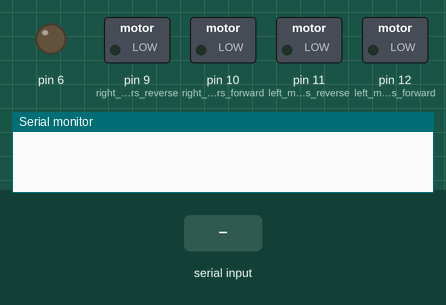
Bench run of a sketch on a simulated Arduino Uno, built with avr-gcc and run on an emulated ATmega328P. On the bench: switched loads named in the sketch (green lamp = pin HIGH), output pins drawn as LEDs (lit = HIGH), the last lines printed to the serial monitor. The inputs (shaded band) are chosen by the test bench.

Above: at 1.2 s.
1.3 s: "F" received over Serial
At 2.3 s:
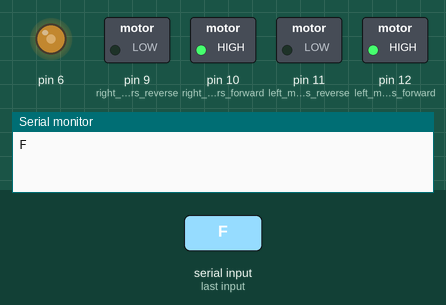
2.9 s: "B" received over Serial
At 3.5 s:
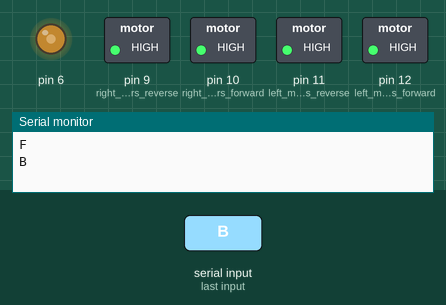
4.5 s: "S" received over Serial
At 5.7 s:
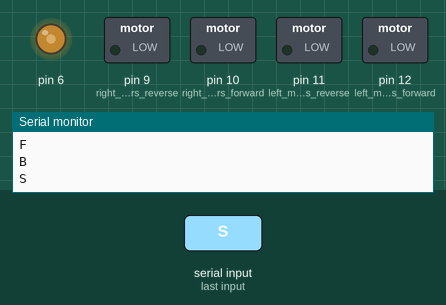
6.0 s: "L" received over Serial
At 7.1 s:
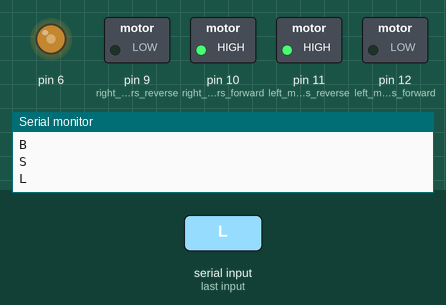
7.5 s: "F" received over Serial
At 8.2 s:
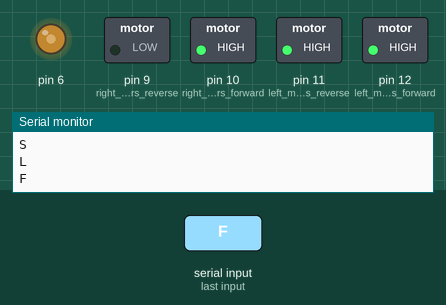
Timing chart, 0 to 10.0 s (numbered marks = the images above; inputs shaded):
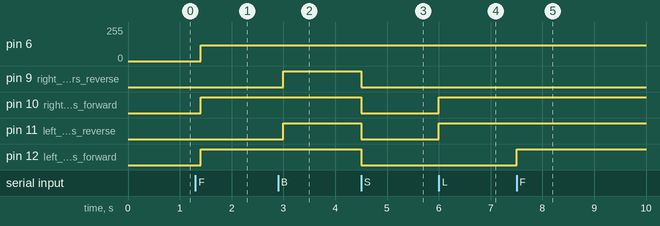

Measured:
- after the input at 1.3 s, pin 6: 0/255 → 120/255 after 0.10 s; pin 10 (right_motors_forward), pin 12 (left_motors_forward): LOW → HIGH after 0.10 s
- after the input at 2.9 s, pin 9 (right_motors_reverse), pin 11 (left_motors_reverse): LOW → HIGH after 0.10 s
- after the input at 4.5 s, pin 9 (right_motors_reverse), pin 10 (right_motors_forward), pin 11 (left_motors_reverse), pin 12 (left_motors_forward): HIGH → LOW at once
- after the input at 6.0 s, pin 10 (right_motors_forward), pin 11 (left_motors_reverse): LOW → HIGH at once
- after the input at 7.5 s, pin 12 (left_motors_forward): LOW → HIGH at once

The sketch:

BTcar.ino
```cpp
char t;
int s =120;
void setup() {
pinMode(12,OUTPUT);   //left motors forward
pinMode(11,OUTPUT);   //left motors reverse
pinMode(10,OUTPUT);   //right motors forward
pinMode(9,OUTPUT);   //right motors reverse
pinMode(6,OUTPUT);

Serial.begin(9600);

}

void loop() {
if(Serial.available()){
  t = Serial.read();
  Serial.println(t);
}

if(t == 'F'){            //move forward(all motors rotate in forward direction)
  digitalWrite(12,HIGH);
  digitalWrite(10,HIGH);
  analogWrite(6,s);
}

else if(t == 'B'){      //move reverse (all motors rotate in reverse direction)
  digitalWrite(11,HIGH);
  digitalWrite(9,HIGH);
  analogWrite(6,s);
}

else if(t == 'L'){      //turn right (left side motors rotate in forward direction, right side motors doesn't rotate)
  digitalWrite(10,HIGH);
  digitalWrite(11,HIGH);
  analogWrite(6,s);
}

else if(t == 'R'){      //turn left (right side motors rotate in forward direction, left side motors doesn't rotate)
  digitalWrite(12,HIGH);
  digitalWrite(9,HIGH);
  analogWrite(6,s);
}
else if(t == 'S'){      //STOP (all motors stop)
  digitalWrite(12,LOW);
  digitalWrite(11,LOW);
  digitalWrite(10,LOW);
  digitalWrite(9,LOW);
}
delay(100);
}
```
